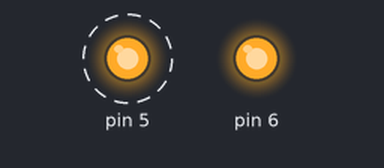
Simulated run of this sketch. Board: Arduino Uno, built with avr-gcc and run on an emulated ATmega328P. On the bench: output pins drawn as LEDs (lit = HIGH). Dashed ring = blinking.

Above: at 0.05 s.
Timing chart, 0 to 3.0 s (numbered marks = the images above):
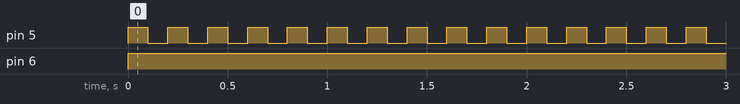

Measured:
- by itself, pin 5: alternates HIGH for 0.10 s and LOW for 0.10 s
- by itself, pin 6: LOW → HIGH at 0.00 s

The sketch:

lineout.ino
```cpp
double angle_rad = PI/180.0;
double angle_deg = 180.0/PI;
long x;
double i;


void setup(){
    x = 00001101;
    pinMode(5,OUTPUT);
    pinMode(6,OUTPUT);
    pinMode(2,INPUT);
    digitalWrite(5,0);
    digitalWrite(6,0);
}

void loop(){

    digitalWrite(6,HIGH);
        digitalWrite(5,HIGH);
        delay(100);
        digitalWrite(5,LOW);
        delay(100);

    _loop();
}

void _delay(float seconds){
    long endTime = millis() + seconds * 1000;
    while(millis() < endTime)_loop();
}

void _loop(){

}
```
